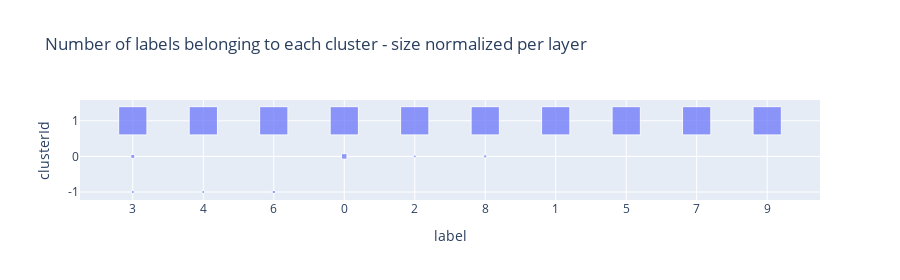

Write notebook code for a chart like this one.
### Markdown cell above
## Compute network layer activations for each image

### Code cell
import nap
nap = nap.NeuralActivationPattern(x_test[:1000], y_test_l[:1000], model)
nap.summary(0)

### Figure 1 — Plotly figure (JSON) as saved in the notebook; plotly's stock layout.template omitted (floating-point values rounded to 4 significant figures)
{"data": [{"hovertemplate": "label=%{x}<br>clusterId=%{y}<br>counts_within_label_norm=%{marker.size}<extra></extra>", "legendgroup": "", "marker": {"color": "#636efa", "size": [0.009615, 0.009174, 0.01163, 0.03659, 0.008696, 0.01923, 0.01136, 1, 1, 1, 1, 1, 1, 1, 1, 1, 1], "sizemode": "area", "sizeref": 0.0025, "symbol": "square"}, "mode": "markers", "name": "", "orientation": "v", "showlegend": false, "type": "scatter", "x": [3, 4, 6, 0, 2, 3, 8, 0, 1, 2, 3, 4, 5, 6, 7, 8, 9], "xaxis": "x", "y": [-1, -1, -1, 0, 0, 0, 0, 1, 1, 1, 1, 1, 1, 1, 1, 1, 1], "yaxis": "y"}], "layout": {"height": 280, "legend": {"itemsizing": "constant", "tracegroupgap": 0}, "title": {"text": "Number of labels belonging to each cluster - size normalized per layer"}, "xaxis": {"anchor": "y", "domain": [0, 1], "title": {"text": "label"}, "type": "category"}, "yaxis": {"anchor": "x", "domain": [0, 1], "title": {"text": "clusterId"}, "type": "category"}}}
